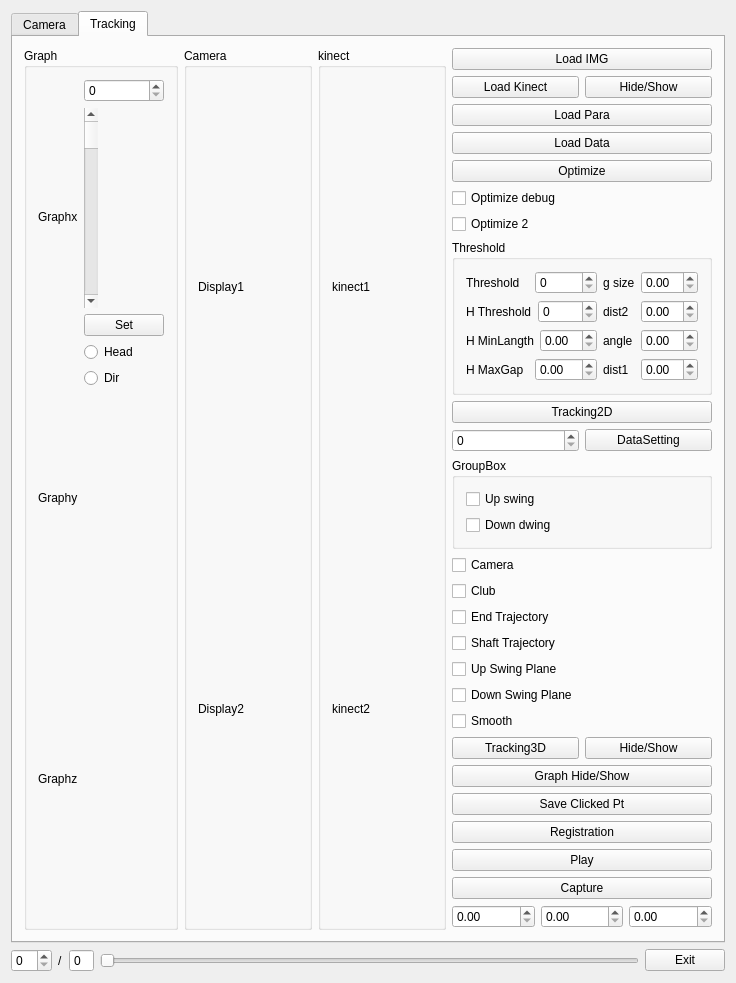
<?xml version="1.0" encoding="UTF-8"?>
<ui version="4.0">
 <class>MyClassClass</class>
 <widget class="QDialog" name="MyClassClass">
  <property name="geometry">
   <rect>
    <x>0</x>
    <y>0</y>
    <width>698</width>
    <height>902</height>
   </rect>
  </property>
  <property name="windowTitle">
   <string>MyClass</string>
  </property>
  <layout class="QVBoxLayout" name="verticalLayout">
   <item>
    <widget class="QTabWidget" name="tabWidget">
     <property name="currentIndex">
      <number>1</number>
     </property>
     <widget class="QWidget" name="Camera">
      <property name="accessibleName">
       <string/>
      </property>
      <property name="accessibleDescription">
       <string/>
      </property>
      <attribute name="title">
       <string>Camera</string>
      </attribute>
      <layout class="QHBoxLayout" name="horizontalLayout_2">
       <item>
        <layout class="QHBoxLayout" name="horizontalLayout_camera_display">
         <item>
          <widget class="QLabel" name="label_camera1">
           <property name="minimumSize">
            <size>
             <width>100</width>
             <height>100</height>
            </size>
           </property>
           <property name="maximumSize">
            <size>
             <width>910</width>
             <height>910</height>
            </size>
           </property>
           <property name="frameShape">
            <enum>QFrame::Panel</enum>
           </property>
           <property name="frameShadow">
            <enum>QFrame::Raised</enum>
           </property>
           <property name="lineWidth">
            <number>3</number>
           </property>
           <property name="text">
            <string>TextLabel</string>
           </property>
          </widget>
         </item>
         <item>
          <widget class="QLabel" name="label_camera2">
           <property name="minimumSize">
            <size>
             <width>100</width>
             <height>100</height>
            </size>
           </property>
           <property name="maximumSize">
            <size>
             <width>910</width>
             <height>910</height>
            </size>
           </property>
           <property name="frameShape">
            <enum>QFrame::Panel</enum>
           </property>
           <property name="frameShadow">
            <enum>QFrame::Raised</enum>
           </property>
           <property name="lineWidth">
            <number>2</number>
           </property>
           <property name="text">
            <string>TextLabel</string>
           </property>
          </widget>
         </item>
        </layout>
       </item>
       <item>
        <layout class="QVBoxLayout" name="verticalLayout_2">
         <item>
          <widget class="QPushButton" name="pushButton_camera_play">
           <property name="text">
            <string>Grab/Freeze</string>
           </property>
          </widget>
         </item>
         <item>
          <widget class="QPushButton" name="pushButton_camera_record">
           <property name="text">
            <string>Record</string>
           </property>
          </widget>
         </item>
         <item>
          <layout class="QGridLayout" name="gridLayout_3">
           <item row="0" column="0">
            <widget class="QLabel" name="label_13">
             <property name="text">
              <string>Kinect Frame</string>
             </property>
            </widget>
           </item>
           <item row="1" column="0">
            <widget class="QLabel" name="label_14">
             <property name="text">
              <string>Delay Time</string>
             </property>
            </widget>
           </item>
           <item row="0" column="1">
            <widget class="QSpinBox" name="spinBox_kinectmax"/>
           </item>
           <item row="1" column="1">
            <widget class="QSpinBox" name="spinBox_delaytime"/>
           </item>
          </layout>
         </item>
         <item>
          <widget class="QGroupBox" name="groupBox_2">
           <property name="title">
            <string>Calibration setting</string>
           </property>
           <layout class="QGridLayout" name="gridLayout_2">
            <item row="3" column="1">
             <widget class="QSpinBox" name="spinBox_calibwidth"/>
            </item>
            <item row="5" column="1">
             <widget class="QSpinBox" name="spinBox_calibheight"/>
            </item>
            <item row="1" column="1">
             <widget class="QSpinBox" name="spinBox_calibnumimg"/>
            </item>
            <item row="7" column="1">
             <widget class="QDoubleSpinBox" name="doubleSpinBox_calibsquaresiz">
              <property name="maximum">
               <double>300.000000000000000</double>
              </property>
             </widget>
            </item>
            <item row="1" column="0">
             <widget class="QLabel" name="label_4">
              <property name="text">
               <string>Num Images</string>
              </property>
             </widget>
            </item>
            <item row="3" column="0">
             <widget class="QLabel" name="label_5">
              <property name="text">
               <string>Board Width</string>
              </property>
             </widget>
            </item>
            <item row="5" column="0">
             <widget class="QLabel" name="label_6">
              <property name="text">
               <string>Board Height</string>
              </property>
             </widget>
            </item>
            <item row="7" column="0">
             <widget class="QLabel" name="label_7">
              <property name="text">
               <string>Square Size</string>
              </property>
             </widget>
            </item>
            <item row="8" column="0">
             <widget class="QPushButton" name="pushButton_calibset">
              <property name="text">
               <string>Set</string>
              </property>
             </widget>
            </item>
           </layout>
          </widget>
         </item>
         <item>
          <widget class="QPushButton" name="pushButton_calib_camera">
           <property name="text">
            <string>Calibration two camera</string>
           </property>
          </widget>
         </item>
         <item>
          <widget class="QPushButton" name="pushButton_calib_cam_kinect">
           <property name="text">
            <string>Calibration cam-kinect</string>
           </property>
          </widget>
         </item>
         <item>
          <layout class="QHBoxLayout" name="horizontalLayout_gain">
           <item>
            <widget class="QLabel" name="label_gain">
             <property name="text">
              <string>Gain</string>
             </property>
            </widget>
           </item>
           <item>
            <widget class="QSpinBox" name="spinBox_gain">
             <property name="maximum">
              <number>12</number>
             </property>
            </widget>
           </item>
          </layout>
         </item>
         <item>
          <layout class="QHBoxLayout" name="horizontalLayout_exposure">
           <item>
            <widget class="QLabel" name="label_exposure">
             <property name="text">
              <string>Expsr</string>
             </property>
            </widget>
           </item>
           <item>
            <widget class="QSpinBox" name="spinBox_exposure">
             <property name="maximum">
              <number>30000</number>
             </property>
             <property name="singleStep">
              <number>1000</number>
             </property>
            </widget>
           </item>
          </layout>
         </item>
         <item>
          <layout class="QHBoxLayout" name="horizontalLayout_fps">
           <item>
            <widget class="QLabel" name="label_fps">
             <property name="text">
              <string>fps</string>
             </property>
            </widget>
           </item>
           <item>
            <widget class="QSpinBox" name="spinBox_fps">
             <property name="maximum">
              <number>64000</number>
             </property>
             <property name="singleStep">
              <number>100</number>
             </property>
            </widget>
           </item>
          </layout>
         </item>
         <item>
          <widget class="QPushButton" name="pushButton_camera_set">
           <property name="text">
            <string>Set</string>
           </property>
          </widget>
         </item>
         <item>
          <widget class="QPushButton" name="pushButton_camera_capture">
           <property name="text">
            <string>Capture</string>
           </property>
          </widget>
         </item>
         <item>
          <widget class="QTextEdit" name="textEdit">
           <property name="minimumSize">
            <size>
             <width>200</width>
             <height>100</height>
            </size>
           </property>
           <property name="maximumSize">
            <size>
             <width>200</width>
             <height>16777215</height>
            </size>
           </property>
           <property name="verticalScrollBarPolicy">
            <enum>Qt::ScrollBarAlwaysOn</enum>
           </property>
           <property name="horizontalScrollBarPolicy">
            <enum>Qt::ScrollBarAlwaysOff</enum>
           </property>
          </widget>
         </item>
         <item>
          <layout class="QHBoxLayout" name="horizontalLayout_gamma">
           <item>
            <widget class="QLabel" name="label_gamma">
             <property name="text">
              <string>Gamma</string>
             </property>
            </widget>
           </item>
           <item>
            <widget class="QSpinBox" name="spinBox_gamma">
             <property name="maximum">
              <number>12</number>
             </property>
            </widget>
           </item>
          </layout>
         </item>
         <item>
          <layout class="QHBoxLayout" name="horizontalLayout_red">
           <item>
            <widget class="QLabel" name="label_red">
             <property name="text">
              <string>Gain Red</string>
             </property>
            </widget>
           </item>
           <item>
            <widget class="QSpinBox" name="spinBox_red">
             <property name="maximum">
              <number>12</number>
             </property>
            </widget>
           </item>
          </layout>
         </item>
         <item>
          <layout class="QHBoxLayout" name="horizontalLayout_green">
           <item>
            <widget class="QLabel" name="label_green">
             <property name="text">
              <string>Gain Green</string>
             </property>
            </widget>
           </item>
           <item>
            <widget class="QSpinBox" name="spinBox_green">
             <property name="maximum">
              <number>64000</number>
             </property>
             <property name="singleStep">
              <number>1000</number>
             </property>
            </widget>
           </item>
          </layout>
         </item>
         <item>
          <layout class="QHBoxLayout" name="horizontalLayout_blue">
           <item>
            <widget class="QLabel" name="label_blue">
             <property name="text">
              <string>Gain Blue</string>
             </property>
            </widget>
           </item>
           <item>
            <widget class="QSpinBox" name="spinBox_blue">
             <property name="maximum">
              <number>30000</number>
             </property>
             <property name="singleStep">
              <number>1000</number>
             </property>
            </widget>
           </item>
          </layout>
         </item>
        </layout>
       </item>
      </layout>
     </widget>
     <widget class="QWidget" name="Tracking">
      <attribute name="title">
       <string>Tracking</string>
      </attribute>
      <layout class="QHBoxLayout" name="horizontalLayout_3">
       <item>
        <layout class="QHBoxLayout" name="horizontalLayout_view">
         <item>
          <widget class="QGroupBox" name="groupBox_graph">
           <property name="title">
            <string>Graph</string>
           </property>
           <layout class="QHBoxLayout" name="horizontalLayout_16">
            <item>
             <layout class="QVBoxLayout" name="verticalLayout_7">
              <item>
               <widget class="QLabel" name="label_graphx">
                <property name="text">
                 <string>Graphx</string>
                </property>
               </widget>
              </item>
              <item>
               <widget class="QLabel" name="label_graphy">
                <property name="text">
                 <string>Graphy</string>
                </property>
               </widget>
              </item>
              <item>
               <widget class="QLabel" name="label_graphz">
                <property name="text">
                 <string>Graphz</string>
                </property>
               </widget>
              </item>
             </layout>
            </item>
            <item>
             <layout class="QVBoxLayout" name="verticalLayout_8">
              <item>
               <widget class="QSpinBox" name="spinBox_edit"/>
              </item>
              <item>
               <widget class="QScrollBar" name="verticalScrollBar_edit">
                <property name="minimumSize">
                 <size>
                  <width>0</width>
                  <height>200</height>
                 </size>
                </property>
                <property name="orientation">
                 <enum>Qt::Vertical</enum>
                </property>
               </widget>
              </item>
              <item>
               <widget class="QPushButton" name="pushButton_smoothingset">
                <property name="text">
                 <string>Set</string>
                </property>
               </widget>
              </item>
              <item>
               <widget class="QRadioButton" name="radioButton_head">
                <property name="text">
                 <string>Head</string>
                </property>
               </widget>
              </item>
              <item>
               <widget class="QRadioButton" name="radioButton_dir">
                <property name="text">
                 <string>Dir</string>
                </property>
               </widget>
              </item>
              <item>
               <spacer name="verticalSpacer_2">
                <property name="orientation">
                 <enum>Qt::Vertical</enum>
                </property>
                <property name="sizeHint" stdset="0">
                 <size>
                  <width>20</width>
                  <height>40</height>
                 </size>
                </property>
               </spacer>
              </item>
             </layout>
            </item>
           </layout>
          </widget>
         </item>
         <item>
          <widget class="QGroupBox" name="groupBox_camera">
           <property name="title">
            <string>Camera</string>
           </property>
           <layout class="QVBoxLayout" name="verticalLayout_3">
            <item>
             <widget class="QLabel" name="label_display1">
              <property name="minimumSize">
               <size>
                <width>100</width>
                <height>100</height>
               </size>
              </property>
              <property name="text">
               <string>Display1</string>
              </property>
             </widget>
            </item>
            <item>
             <widget class="QLabel" name="label_display2">
              <property name="minimumSize">
               <size>
                <width>100</width>
                <height>100</height>
               </size>
              </property>
              <property name="text">
               <string>Display2</string>
              </property>
             </widget>
            </item>
           </layout>
          </widget>
         </item>
         <item>
          <widget class="QGroupBox" name="groupBox_kinect">
           <property name="title">
            <string>kinect</string>
           </property>
           <layout class="QVBoxLayout" name="verticalLayout_5">
            <item>
             <widget class="QLabel" name="label_kinect1">
              <property name="minimumSize">
               <size>
                <width>100</width>
                <height>100</height>
               </size>
              </property>
              <property name="text">
               <string>kinect1</string>
              </property>
             </widget>
            </item>
            <item>
             <widget class="QLabel" name="label_kinect2">
              <property name="minimumSize">
               <size>
                <width>100</width>
                <height>100</height>
               </size>
              </property>
              <property name="text">
               <string>kinect2</string>
              </property>
             </widget>
            </item>
           </layout>
          </widget>
         </item>
        </layout>
       </item>
       <item>
        <layout class="QVBoxLayout" name="verticalLayout_4">
         <item>
          <widget class="QPushButton" name="pushButton_loadimg">
           <property name="text">
            <string>Load IMG</string>
           </property>
          </widget>
         </item>
         <item>
          <layout class="QHBoxLayout" name="horizontalLayout_13">
           <item>
            <widget class="QPushButton" name="pushButton_kinect">
             <property name="text">
              <string>Load Kinect</string>
             </property>
            </widget>
           </item>
           <item>
            <widget class="QPushButton" name="pushButton_kinect_hides_how">
             <property name="text">
              <string>Hide/Show</string>
             </property>
            </widget>
           </item>
          </layout>
         </item>
         <item>
          <widget class="QPushButton" name="pushButton_loadpara">
           <property name="text">
            <string>Load Para</string>
           </property>
          </widget>
         </item>
         <item>
          <widget class="QPushButton" name="pushButton_loaddata">
           <property name="text">
            <string>Load Data</string>
           </property>
          </widget>
         </item>
         <item>
          <widget class="QPushButton" name="pushButton_optimize">
           <property name="text">
            <string>Optimize</string>
           </property>
          </widget>
         </item>
         <item>
          <widget class="QCheckBox" name="checkBox_optimize">
           <property name="text">
            <string>Optimize debug</string>
           </property>
           <property name="checked">
            <bool>false</bool>
           </property>
          </widget>
         </item>
         <item>
          <widget class="QCheckBox" name="checkBox_optimize2">
           <property name="text">
            <string>Optimize 2</string>
           </property>
          </widget>
         </item>
         <item>
          <widget class="QGroupBox" name="groupBox_3">
           <property name="title">
            <string>Threshold</string>
           </property>
           <layout class="QGridLayout" name="gridLayout">
            <item row="4" column="1">
             <layout class="QHBoxLayout" name="horizontalLayout_9">
              <item>
               <widget class="QLabel" name="label_10">
                <property name="text">
                 <string>H MaxGap</string>
                </property>
               </widget>
              </item>
              <item>
               <widget class="QDoubleSpinBox" name="doubleSpinBox_houghmaxgap"/>
              </item>
             </layout>
            </item>
            <item row="0" column="1">
             <layout class="QHBoxLayout" name="horizontalLayout_6">
              <item>
               <widget class="QLabel" name="label_threshold">
                <property name="text">
                 <string>Threshold</string>
                </property>
               </widget>
              </item>
              <item>
               <widget class="QSpinBox" name="spinBox_optimize">
                <property name="buttonSymbols">
                 <enum>QAbstractSpinBox::UpDownArrows</enum>
                </property>
               </widget>
              </item>
             </layout>
            </item>
            <item row="3" column="1">
             <layout class="QHBoxLayout" name="horizontalLayout_10">
              <item>
               <widget class="QLabel" name="label_9">
                <property name="text">
                 <string>H MinLangth</string>
                </property>
               </widget>
              </item>
              <item>
               <widget class="QDoubleSpinBox" name="doubleSpinBox_houghminlangth"/>
              </item>
             </layout>
            </item>
            <item row="2" column="1">
             <layout class="QHBoxLayout" name="horizontalLayout_8">
              <item>
               <widget class="QLabel" name="label_8">
                <property name="text">
                 <string>H Threshold</string>
                </property>
               </widget>
              </item>
              <item>
               <widget class="QSpinBox" name="spinBox_hought"/>
              </item>
             </layout>
            </item>
            <item row="0" column="2">
             <layout class="QHBoxLayout" name="horizontalLayout_11">
              <item>
               <widget class="QLabel" name="label_11">
                <property name="text">
                 <string>g size</string>
                </property>
               </widget>
              </item>
              <item>
               <widget class="QDoubleSpinBox" name="doubleSpinBox_gsize"/>
              </item>
             </layout>
            </item>
            <item row="2" column="2">
             <layout class="QHBoxLayout" name="horizontalLayout_12">
              <item>
               <widget class="QLabel" name="label_12">
                <property name="text">
                 <string>dist2</string>
                </property>
               </widget>
              </item>
              <item>
               <widget class="QDoubleSpinBox" name="doubleSpinBox_distthr2"/>
              </item>
             </layout>
            </item>
            <item row="3" column="2">
             <layout class="QHBoxLayout" name="horizontalLayout_4">
              <item>
               <widget class="QLabel" name="label_2">
                <property name="text">
                 <string>angle</string>
                </property>
               </widget>
              </item>
              <item>
               <widget class="QDoubleSpinBox" name="doubleSpinBox_anglethr"/>
              </item>
             </layout>
            </item>
            <item row="4" column="2">
             <layout class="QHBoxLayout" name="horizontalLayout_5">
              <item>
               <widget class="QLabel" name="label_3">
                <property name="text">
                 <string>dist1</string>
                </property>
               </widget>
              </item>
              <item>
               <widget class="QDoubleSpinBox" name="doubleSpinBox_distthr"/>
              </item>
             </layout>
            </item>
           </layout>
          </widget>
         </item>
         <item>
          <widget class="QPushButton" name="pushButton_tracking2d">
           <property name="text">
            <string>Tracking2D</string>
           </property>
          </widget>
         </item>
         <item>
          <layout class="QHBoxLayout" name="horizontalLayout_7">
           <item>
            <widget class="QSpinBox" name="spinBox_datasetting"/>
           </item>
           <item>
            <widget class="QPushButton" name="pushButton_datasetting">
             <property name="text">
              <string>DataSetting</string>
             </property>
            </widget>
           </item>
          </layout>
         </item>
         <item>
          <widget class="QGroupBox" name="groupBox">
           <property name="title">
            <string>GroupBox</string>
           </property>
           <layout class="QVBoxLayout" name="verticalLayout_6">
            <item>
             <widget class="QCheckBox" name="checkBox_upswing">
              <property name="text">
               <string>Up swing</string>
              </property>
             </widget>
            </item>
            <item>
             <widget class="QCheckBox" name="checkBox_downswing">
              <property name="text">
               <string>Down dwing</string>
              </property>
             </widget>
            </item>
           </layout>
          </widget>
         </item>
         <item>
          <widget class="QCheckBox" name="checkBox_camera">
           <property name="text">
            <string>Camera</string>
           </property>
          </widget>
         </item>
         <item>
          <widget class="QCheckBox" name="checkBox_club">
           <property name="text">
            <string>Club</string>
           </property>
          </widget>
         </item>
         <item>
          <widget class="QCheckBox" name="checkBox_endtr">
           <property name="text">
            <string>End Trajectory</string>
           </property>
          </widget>
         </item>
         <item>
          <widget class="QCheckBox" name="checkBox_shafttr">
           <property name="text">
            <string>Shaft Trajectory</string>
           </property>
          </widget>
         </item>
         <item>
          <widget class="QCheckBox" name="checkBox_upp">
           <property name="text">
            <string>Up Swing Plane</string>
           </property>
          </widget>
         </item>
         <item>
          <widget class="QCheckBox" name="checkBox_downp">
           <property name="text">
            <string>Down Swing Plane</string>
           </property>
          </widget>
         </item>
         <item>
          <widget class="QCheckBox" name="checkBox_smooth">
           <property name="text">
            <string>Smooth</string>
           </property>
          </widget>
         </item>
         <item>
          <layout class="QHBoxLayout" name="horizontalLayout_14">
           <item>
            <widget class="QPushButton" name="pushButton_tracking3d">
             <property name="text">
              <string>Tracking3D</string>
             </property>
            </widget>
           </item>
           <item>
            <widget class="QPushButton" name="pushButton_3d_hide_show">
             <property name="text">
              <string>Hide/Show</string>
             </property>
            </widget>
           </item>
          </layout>
         </item>
         <item>
          <widget class="QPushButton" name="pushButton_graph_show_hide">
           <property name="text">
            <string>Graph Hide/Show</string>
           </property>
          </widget>
         </item>
         <item>
          <widget class="QPushButton" name="pushButton_saveclickedpt">
           <property name="text">
            <string>Save Clicked Pt</string>
           </property>
          </widget>
         </item>
         <item>
          <widget class="QPushButton" name="pushButton_registration">
           <property name="text">
            <string>Registration</string>
           </property>
          </widget>
         </item>
         <item>
          <widget class="QPushButton" name="pushButton_play">
           <property name="text">
            <string>Play</string>
           </property>
          </widget>
         </item>
         <item>
          <widget class="QPushButton" name="pushButton_capture">
           <property name="text">
            <string>Capture</string>
           </property>
          </widget>
         </item>
         <item>
          <layout class="QHBoxLayout" name="horizontalLayout_15">
           <item>
            <widget class="QDoubleSpinBox" name="doubleSpinBox_x"/>
           </item>
           <item>
            <widget class="QDoubleSpinBox" name="doubleSpinBox_y"/>
           </item>
           <item>
            <widget class="QDoubleSpinBox" name="doubleSpinBox_z"/>
           </item>
          </layout>
         </item>
         <item>
          <spacer name="verticalSpacer">
           <property name="orientation">
            <enum>Qt::Vertical</enum>
           </property>
           <property name="sizeHint" stdset="0">
            <size>
             <width>0</width>
             <height>0</height>
            </size>
           </property>
          </spacer>
         </item>
        </layout>
       </item>
      </layout>
     </widget>
    </widget>
   </item>
   <item>
    <layout class="QHBoxLayout" name="horizontalLayout">
     <item>
      <widget class="QSpinBox" name="spinBox_curframe"/>
     </item>
     <item>
      <widget class="QLabel" name="label">
       <property name="text">
        <string>/</string>
       </property>
      </widget>
     </item>
     <item>
      <widget class="QSpinBox" name="spinBox_maxframe">
       <property name="accessibleDescription">
        <string/>
       </property>
       <property name="frame">
        <bool>true</bool>
       </property>
       <property name="buttonSymbols">
        <enum>QAbstractSpinBox::NoButtons</enum>
       </property>
      </widget>
     </item>
     <item>
      <widget class="QSlider" name="horizontalSlider">
       <property name="orientation">
        <enum>Qt::Horizontal</enum>
       </property>
      </widget>
     </item>
     <item>
      <widget class="QPushButton" name="pushButton_exit">
       <property name="text">
        <string>Exit</string>
       </property>
      </widget>
     </item>
    </layout>
   </item>
  </layout>
 </widget>
 <layoutdefault spacing="6" margin="11"/>
 <resources>
  <include location="MyClass.qrc"/>
 </resources>
 <connections>
  <connection>
   <sender>horizontalSlider</sender>
   <signal>valueChanged(int)</signal>
   <receiver>spinBox_curframe</receiver>
   <slot>setValue(int)</slot>
   <hints>
    <hint type="sourcelabel">
     <x>123</x>
     <y>882</y>
    </hint>
    <hint type="destinationlabel">
     <x>25</x>
     <y>880</y>
    </hint>
   </hints>
  </connection>
  <connection>
   <sender>spinBox_curframe</sender>
   <signal>valueChanged(int)</signal>
   <receiver>horizontalSlider</receiver>
   <slot>setValue(int)</slot>
   <hints>
    <hint type="sourcelabel">
     <x>39</x>
     <y>876</y>
    </hint>
    <hint type="destinationlabel">
     <x>201</x>
     <y>884</y>
    </hint>
   </hints>
  </connection>
  <connection>
   <sender>pushButton_exit</sender>
   <signal>clicked(bool)</signal>
   <receiver>MyClassClass</receiver>
   <slot>accept()</slot>
   <hints>
    <hint type="sourcelabel">
     <x>651</x>
     <y>881</y>
    </hint>
    <hint type="destinationlabel">
     <x>692</x>
     <y>871</y>
    </hint>
   </hints>
  </connection>
  <connection>
   <sender>verticalScrollBar_edit</sender>
   <signal>valueChanged(int)</signal>
   <receiver>spinBox_edit</receiver>
   <slot>setValue(int)</slot>
   <hints>
    <hint type="sourcelabel">
     <x>92</x>
     <y>122</y>
    </hint>
    <hint type="destinationlabel">
     <x>115</x>
     <y>73</y>
    </hint>
   </hints>
  </connection>
  <connection>
   <sender>spinBox_edit</sender>
   <signal>valueChanged(int)</signal>
   <receiver>verticalScrollBar_edit</receiver>
   <slot>setValue(int)</slot>
   <hints>
    <hint type="sourcelabel">
     <x>143</x>
     <y>76</y>
    </hint>
    <hint type="destinationlabel">
     <x>86</x>
     <y>172</y>
    </hint>
   </hints>
  </connection>
 </connections>
</ui>
